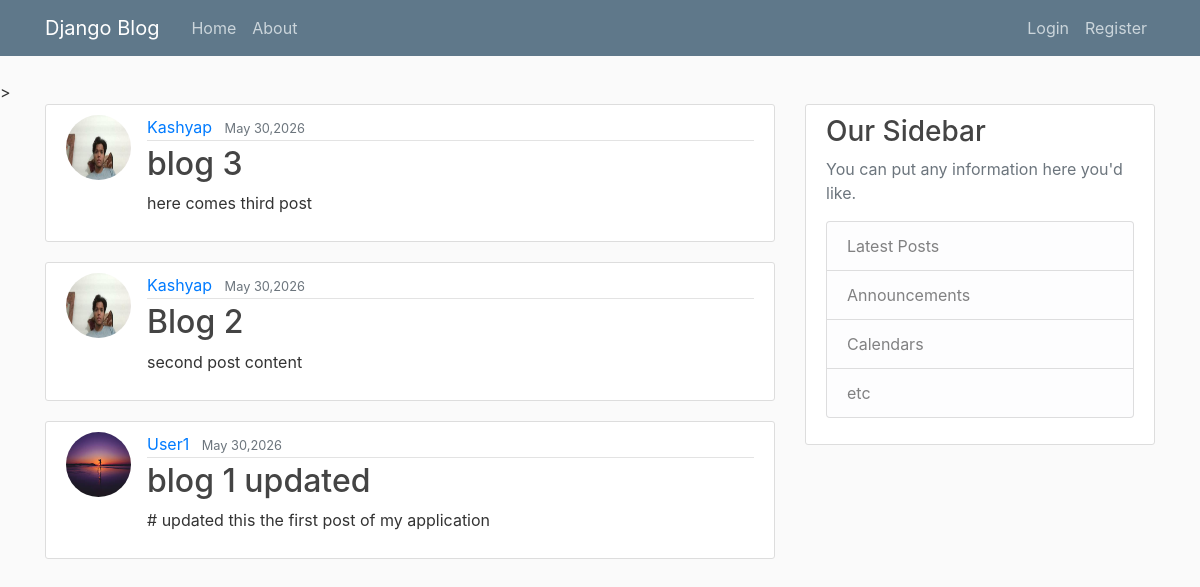
The app's page /, older data.
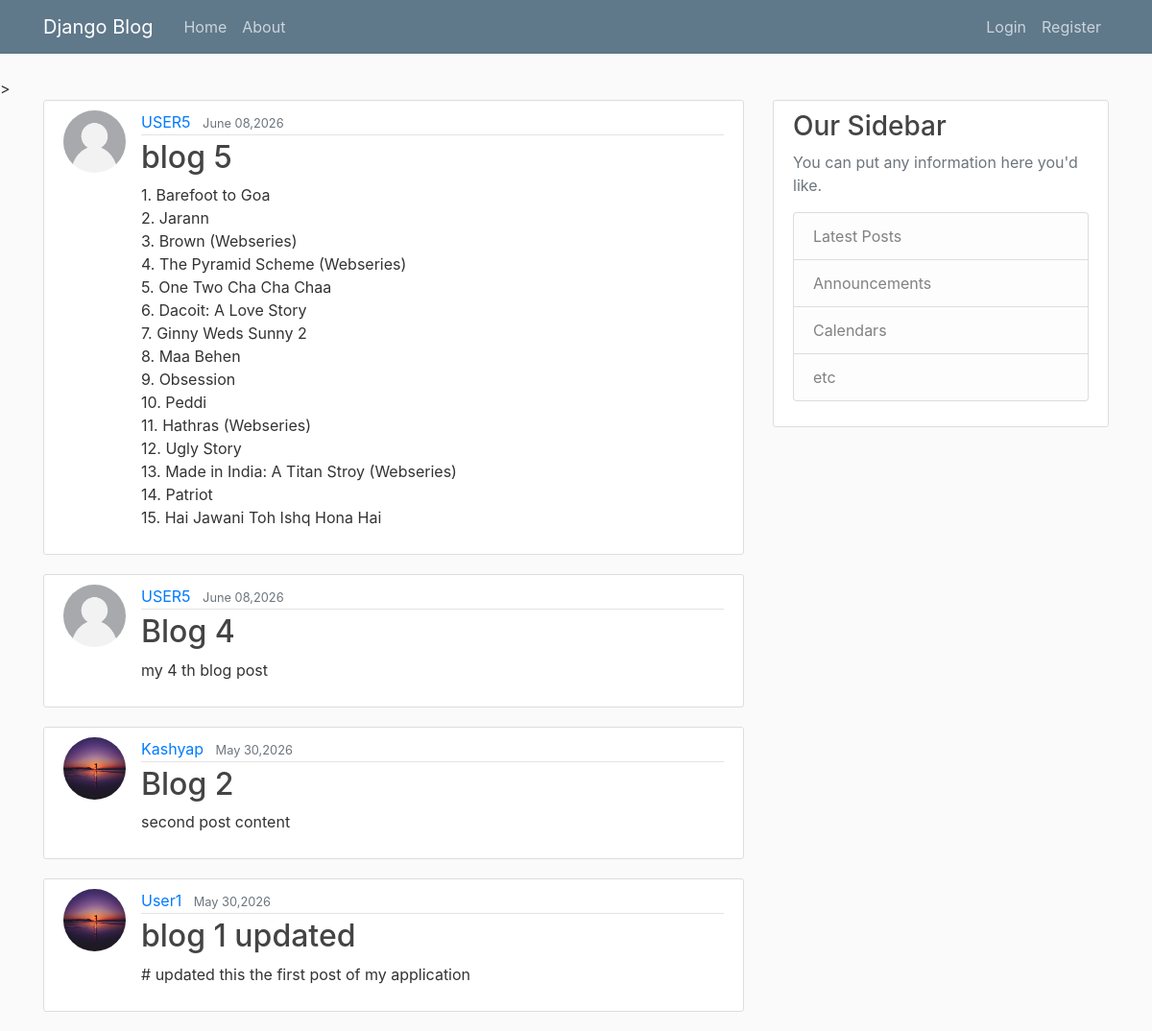
The same page, newer data.
### Blog/models.py (models this page shows, shortened)
class Post(models.Model):
    title = models.CharField(max_length=100)
    content = models.TextField()
    date_posted = models.DateTimeField(default=timezone.now)
    author = models.ForeignKey(User , on_delete=models.CASCADE)

### users/models.py (models this page shows, shortened)
class Profile(models.Model):
    user = models.OneToOneField(User,on_delete=models.CASCADE)
    image = models.ImageField(default='profile_pics/default.jpg',upload_to='profile_pics')

### Blog/views.py (the view)
# urls.py: path('',PostListView.as_view(),name='blog-home'),
class PostListView(ListView):
    model = Post
    template_name = 'Blog/home.html' #<app>/<model>_<viewtype>.html
    context_object_name = 'posts'
    ordering = ['-date_posted']
    paginate_by = 5

### Blog/templates/Blog/home.html
{% extends "Blog/base.html" %}
{% block content %}
    {% for post in posts %}
        <article class="media content-section">
            <img class="rounded-circle article-img" src="{{ post.author.profile.image.url }}" alt="">
            <div class="media-body">
                <div class="article-metadata">
                    <a class="mr-2" href="#">{{ post.author }}</a>
                    <small class="text-muted">{{ post.date_posted|date:"F d,Y" }}</small>
                </div>
                <h2><a class="article-title" href="{% url 'post-detail' post.id %}">{{ post.title }}</a></h2>
                <p class="article-content">{{ post.content }}</p>
            </div>
        </article>
    {% endfor %}
{% endblock content %}

### Blog/templates/Blog/base.html (shortened to what this page needs)
{% load static %}
<html lang="en">
<head>
    <link rel="stylesheet" href="https://cdn.jsdelivr.net/npm/bootstrap@4.1.3/dist/css/bootstrap.min.css"
>
    <link rel="stylesheet" type="text/css" href="{% static 'Blog/main.css' %}">
</head>
<body>
    <header class="site-header">
        <nav class="navbar navbar-expand-md navbar-dark bg-steel fixed-top">
            <div class="container">
                <a class="navbar-brand mr-4" href="/">Django Blog</a>
                <div class="collapse navbar-collapse" id="navbarToggle">
                    <div class="navbar-nav mr-auto">
                        <a class="nav-item nav-link" href="{% url 'blog-home' %}">Home</a>
                        <a class="nav-item nav-link" href="{% url 'blog-About' %}">About</a>
                    </div>
                    <div class="navbar-nav">
                        {% if user.is_authenticated %}
                        <a class="nav-item nav-link" href="{% url 'post-create' %}">New Post</a>
                         <a class="nav-item nav-link" href="{% url 'profile' %}">Profile</a>
                        <form method="post" action="{% url 'logout' %}" class="m-0 p-0">
                            {% csrf_token %}
                            <button type="submit" class="nav-item nav-link"
                                style="background: none; border: none; cursor: pointer; outline: none;">Logout</button>
                        </form>
                        {% else %}
                        <a class="nav-item nav-link" href="{% url 'login' %}">Login</a>
                        <a class="nav-item nav-link" href="{% url 'register' %}">Register</a>
                        {% endif %}
                    </div>
                </div>
            </div>
        </nav>
    </header>
    <main role="main" class="container">
        <div class="row">
            <div class="col-md-8">
                {% block content %}{% endblock %}
            </div>
            <div class="col-md-4">
                <div class="content-section">
                    <h3>Our Sidebar</h3>
                    <p class='text-muted'>You can put any information here you'd like.
                    <ul class="list-group">
                        <li class="list-group-item list-group-item-light">Latest Posts</li>
                        <li class="list-group-item list-group-item-light">Announcements</li>
                        <li class="list-group-item list-group-item-light">Calendars</li>
                        <li class="list-group-item list-group-item-light">etc</li>
                    </ul>
                    </p>
                </div>
            </div>
        </div>
    </main>
</body>
</html>

### Blog/static/Blog/main.css (style rules this page uses)
body { background: #fafafa; color: #333333; margin-top: 5rem; }
h1, h2, h3, h4, h5, h6 { color: #444444; }
ul { margin: 0; }
.bg-steel { background-color: #5f788a; }
.site-header .navbar-nav .nav-link { color: #cbd5db; }
.content-section { background: #ffffff; padding: 10px 20px; border: 1px solid #dddddd; border-radius: 3px; margin-bottom: 20px; }
.article-title { color: #444444; }
.article-content { white-space: pre-line; }
.article-img { height: 65px; width: 65px; margin-right: 16px; }
.article-metadata { padding-bottom: 1px; margin-bottom: 4px; border-bottom: 1px solid #e3e3e3 }

Row changes from the older to the newer data that the page shows:
removed Post: author.profile.image (picture), author "Kashyap", date_posted "May 30,2026", title "blog 3", content "here comes third post"
added Post: author.profile.image (placeholder picture), author "USER5", date_posted "June 08,2026", title "blog 5", content "1. Barefoot to Goa 2. Jarann 3. Brown (Webseries) 4. The Pyramid Scheme (Webseries) 5. One Two Cha Cha Chaa 6. Dacoit: A Love Story 7. Ginny Weds Sunny 2 8. Maa Behen 9. Obsession 10. Peddi 11. Hathras (Webseries) 12. Ugly Story 13. Made in India: A Titan Stroy (Webseries) 14. Patriot 15. Hai Jawani Toh Ishq Hona Hai"
added Post: author.profile.image (placeholder picture), author "USER5", date_posted "June 08,2026", title "Blog 4", content "my 4 th blog post"
changed through a linked row, Post "Blog 2": author.profile.image: a different picture
